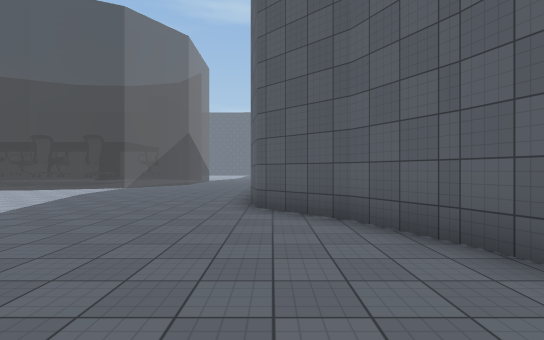
View 1 (above)

24 first-person views from a walk through a Unity game level. The camera is 1.5 m above the floor, looks level and sees 85° across. The floor is counted in squares, 2 m on a side. Each view is taken from the middle of a square. On the plan, view 1 faces up. The plan holds only what a view shows up to about 10 squares ahead; the rest is blank. The place goes on beyond the plan. Some surface patterns are stand-ins.

View 2
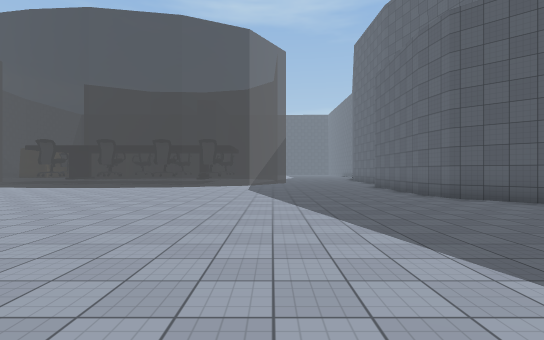

View 3
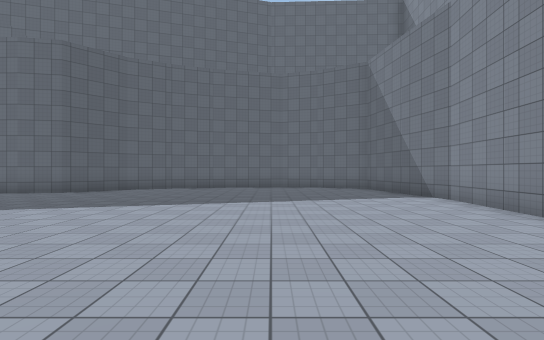

View 4
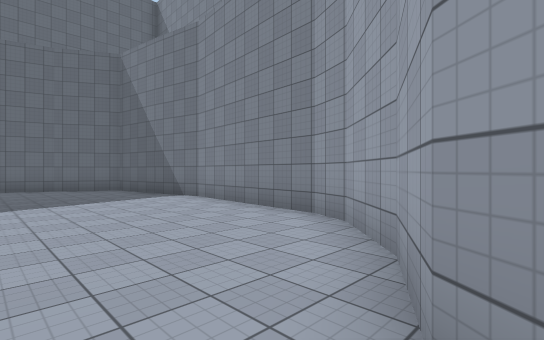

View 5
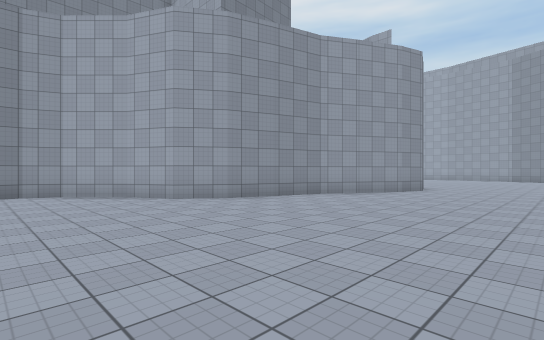

View 6
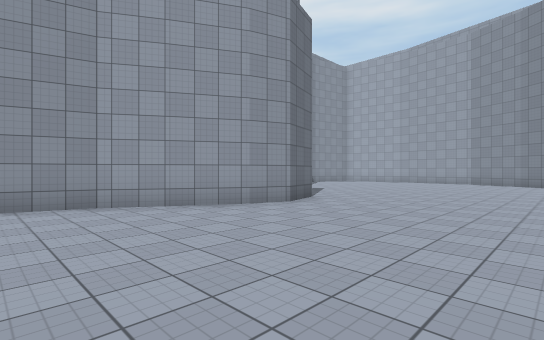

View 7
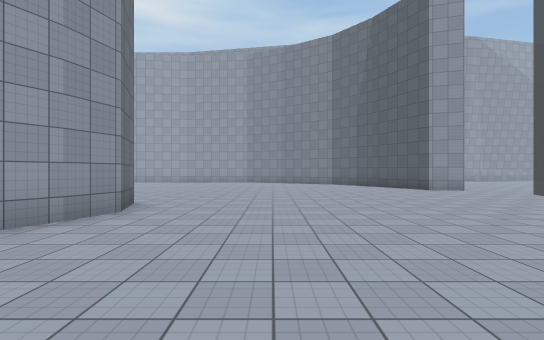

View 8
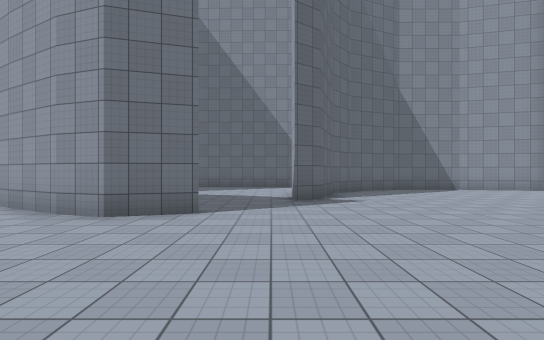

View 9
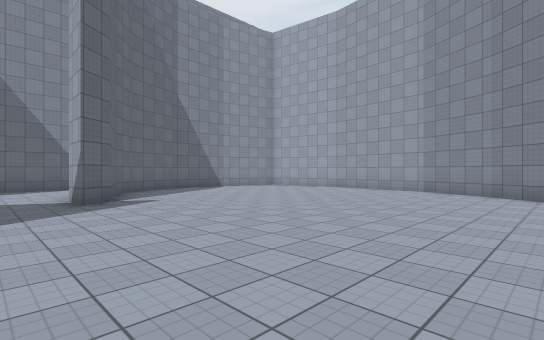

View 10
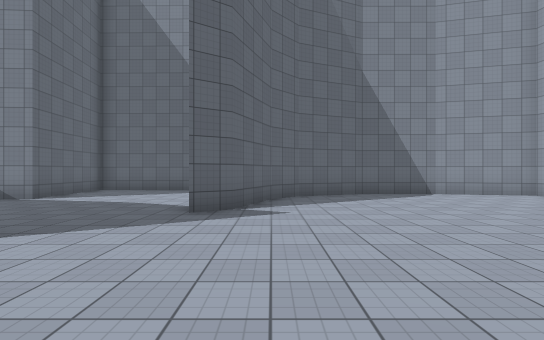

View 11
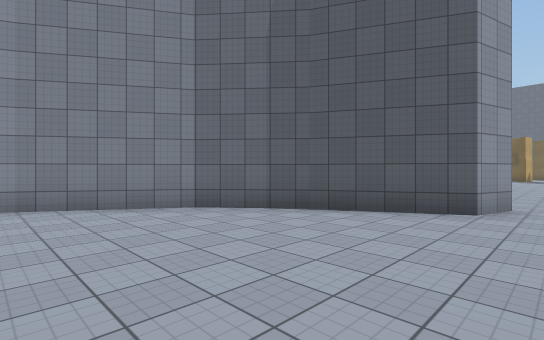

View 12
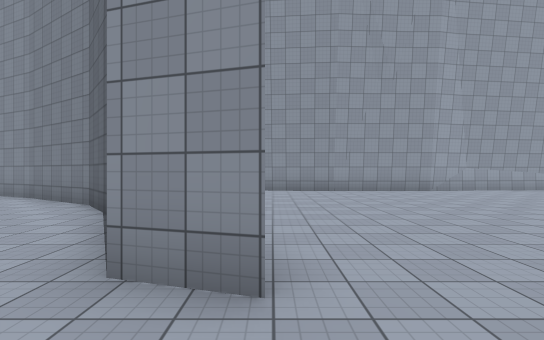

View 13
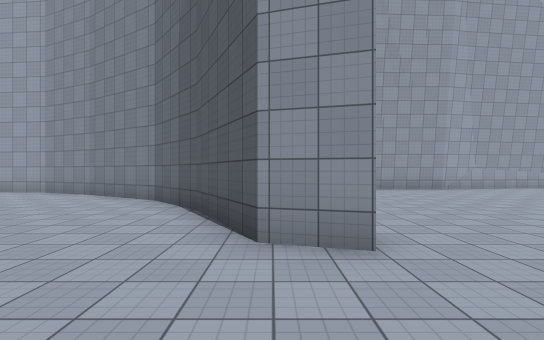

View 14
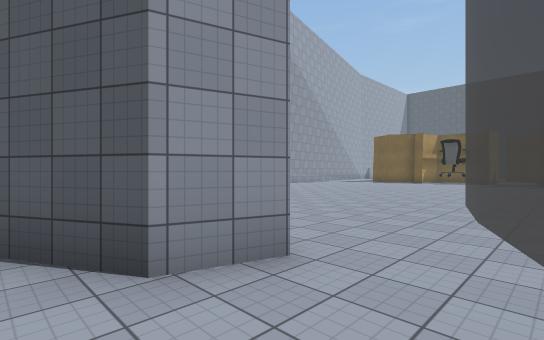

View 15
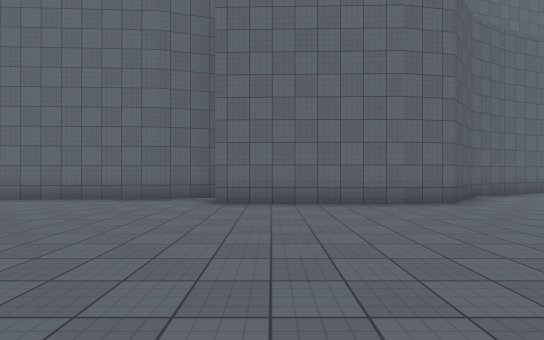

View 16
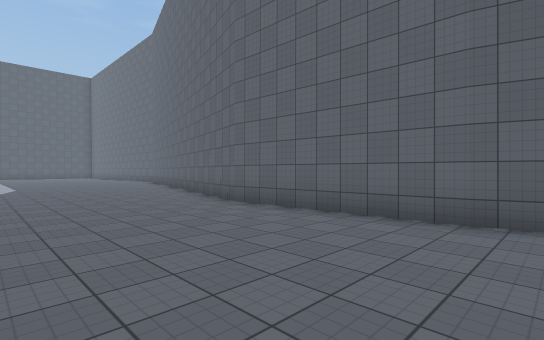

View 17
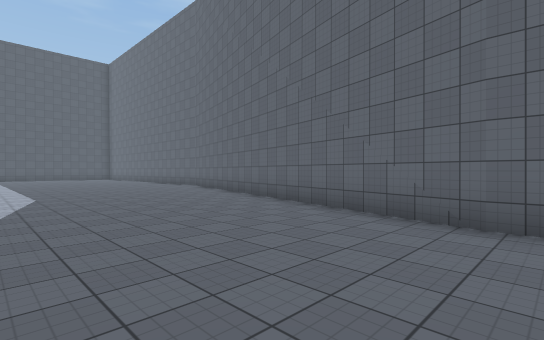

View 18
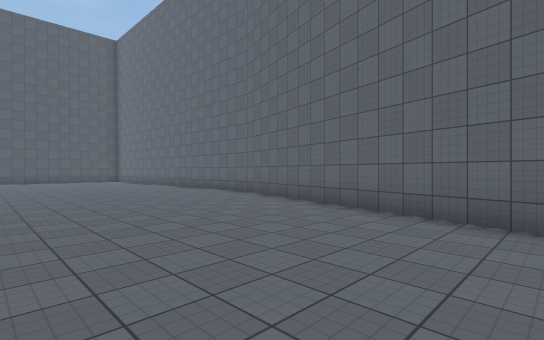

View 19
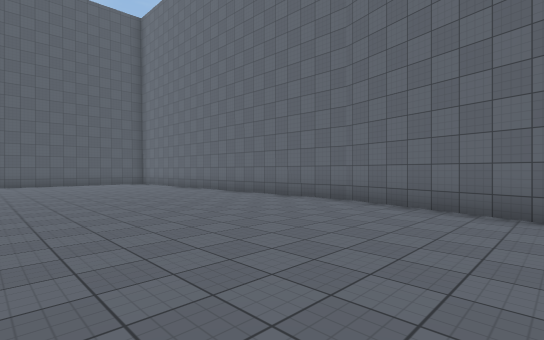

View 20
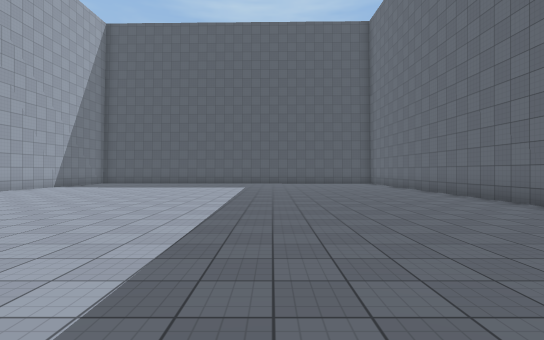

View 21
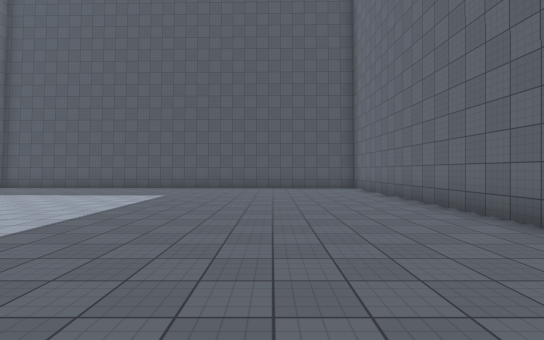

View 22
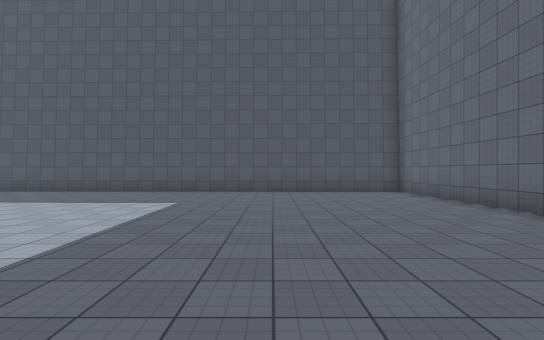

View 23
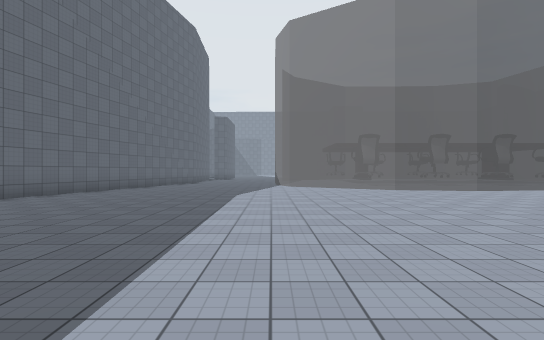

View 24
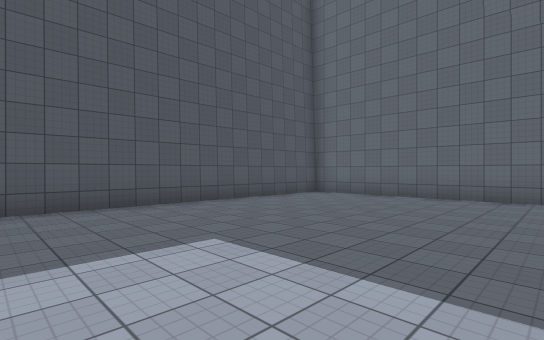

### Floor plan
Points are (right, up) in squares from view 1. A wall is a line through its corners. A room is listed if a view was taken in it or the views show most of it. See-through windows are left out.
Room 1 (views 1, 2, 3, 4, 5, 6, 7, 8, 9, 10, 11, 12, 13, 14, 15, 16, 17)
walls: (-13.8, -0.5) (-10.8, -1.4) (-9.6, -2.2) (-8.9, -3.6) (-7.7, -4.8) (-6.9, -5.2) (-2.5, -5.5); (-16.4, 1) (-13.7, -0.5); (-18.8, 0.8) (-17.3, 1.3) (-16.3, 0.9); (-15.7, -6.1) (-15.8, -3.6) (-14.9, -3.6); (-0.5, 7) (-0.4, 11.3); (-22.7, 11) (-23.1, 9.9) (-25.6, 8.6); (-2.6, -5.5) (0.2, -4.9); (-20.2, -7) (-19.5, -7); (2, 3) (1.2, 4.4) (-0.3, 5.9) (-0.5, 7.2); (-25.5, 8.6) (-27.3, 7.1) (-28.9, 4.5) (-29.8, 2.5) (-30, 0.7); (2.5, 1.5) (1.9, 3.1); (1.1, 11.5) (0.6, 12.9); (0.6, 12.8) (0.4, 17.8); (2.8, -2.4) (3.1, -1.5); (-27.1, -5.3) (-24.8, -5.3) (-22.8, -4.4) (-22, -3.6) (-21.3, -1.7) (-20.6, -1.2) (-20.6, -2.3); (0.4, 17.6) (1.1, 20.2); (-29.8, -4.6) (-27, -5.3)
ways out: opening at (-1.5, 19.8) to room 2; opening at (-22, 11)
Room 2 (views 18, 19, 20, 21, 22, 23, 24)
walls: (3.6, 29.9) (3.4, 42); (2.9, 42.2) (-4.8, 42.4); (1.1, 20.2) (3.6, 30)
ways out: opening at (-1.5, 19.8) to room 1

Positions as (right, up) in squares from view 1, and headings:
1: (0, 0), facing up
2: (-5, -2), facing up
3: (-10, -1), facing right
4: (-10, -1), facing down-right
5: (-6, 5), facing down-left
6: (-12, 6), facing down-left
7: (-12, 4), facing left
8: (-20, 6), facing down
9: (-19, 6), facing down-left
10: (-22, 4), facing down
11: (-22, 4), facing up-left
12: (-21, 11), facing left
13: (-20, 10), facing left
14: (-21, 9), facing up-left
15: (-7, 10), facing right
16: (-4, 12), facing up-right
17: (-4, 17), facing up-right
18: (-3, 22), facing up-right
19: (-3, 26), facing up-right
20: (-2, 26), facing up
21: (0, 30), facing up
22: (-1, 32), facing up
23: (-4, 35), facing down
24: (-5, 36), facing up-right
